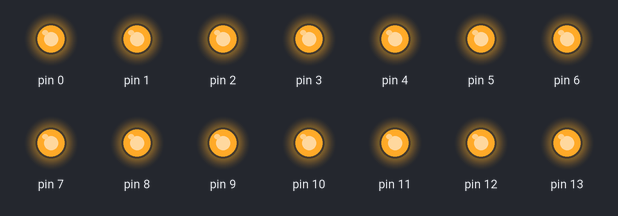
The sketch below on a simulated Arduino Uno, built with avr-gcc and run on an emulated ATmega328P. Parts: output pins drawn as LEDs (lit = HIGH).

Above: at 0.1 s.
Timing chart, 0 to 1.6 s (numbered marks = the images above):
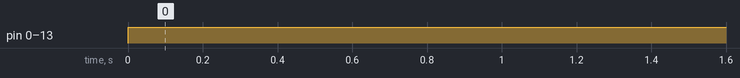

The sketch:

Pins_All_High.ino
```cpp
void setup() {
  for(int a = 0; a <= 13; a++) {
    pinMode(a, OUTPUT);
  }
}

boolean isOn = true;
unsigned long time;

void loop() {

  // plugging in in the afternoon

  time = millis();

  // number of milliseconds in a day
  time %= 86400000;

  // in the part where it should be on (15 hours from when it's plugged in)
  if (time <= 54000000) {
    isOn = true;
  } else {
    isOn = false;
  }

  for(int a = 0; a <= 13; a++) {
      digitalWrite(a, isOn ? HIGH : LOW);
  }


   delay(1000);
}
```

Measured:
- by itself, pin 0–13: LOW → HIGH at 0.00 s
